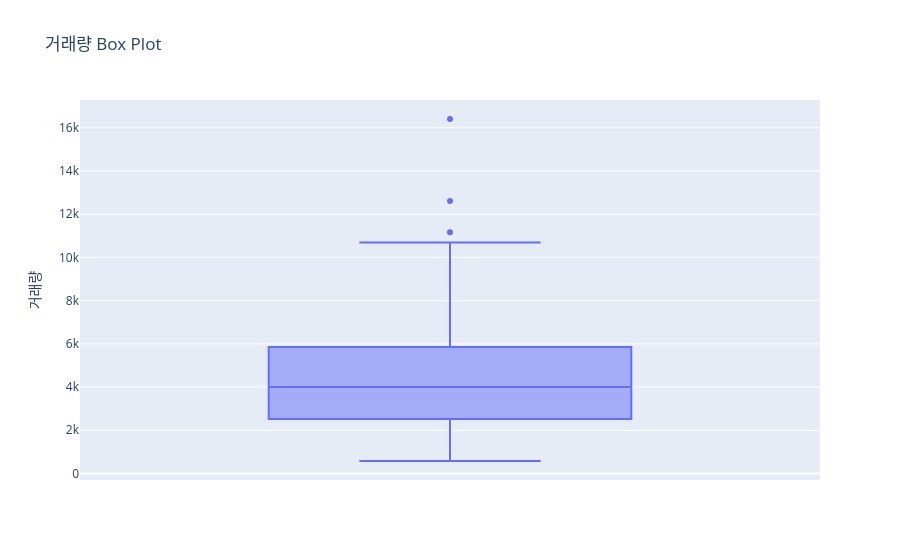

Write notebook code for a chart like this one.
### Code cell
fig = px.box(
    df,
    y="거래량",
    title="거래량 Box Plot",
    points="outliers"
)

fig.show()

### Figure 1 — Plotly figure (JSON) as saved in the notebook; plotly's stock layout.template omitted (floating-point values rounded to 4 significant figures)
{"data": [{"alignmentgroup": "True", "boxpoints": "outliers", "hovertemplate": "거래량=%{y}<extra></extra>", "legendgroup": "", "marker": {"color": "#636efa"}, "name": "", "notched": false, "offsetgroup": "", "orientation": "v", "showlegend": false, "type": "box", "x0": " ", "xaxis": "x", "y": [6500, 8403, 4634, 3165, 5819, 16404, 11168, 5166, 3929, 4579, 6510, 7740, 5956, 3997, 3885, 3761, 5049, 4056, 4800, 4205, 2801, 2296, 1444, 1179, 1143, 857, 1563, 1838, 1844, 1146, 692, 805, 658, 577, 768, 910, 1497, 2556, 3110, 3335, 3490, 4032, 3758, 4052, 3520, 2423, 1934, 1875, 2693, 2729, 4466, 4659, 5321, 7962, 9268, 6561, 3198, 3935, 3560, 3398, 3589, 6817, 10693, 5757, 8563, 12614, 4637, 4614, 9083, 8948, 3525, 4936, 5550, 5980, 5702, 8832, 8917], "y0": " ", "yaxis": "y"}], "layout": {"boxmode": "group", "legend": {"tracegroupgap": 0}, "title": {"text": "거래량 Box Plot"}, "xaxis": {"anchor": "y", "domain": [0, 1]}, "yaxis": {"anchor": "x", "domain": [0, 1], "title": {"text": "거래량"}}}}
